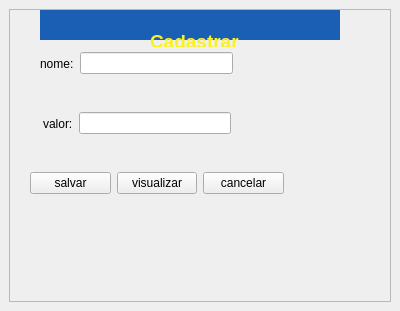
<?xml version="1.0" encoding="UTF-8"?>
<ui version="4.0">
 <class>MainWindow</class>
 <widget class="QMainWindow" name="MainWindow">
  <property name="geometry">
   <rect>
    <x>0</x>
    <y>0</y>
    <width>400</width>
    <height>311</height>
   </rect>
  </property>
  <property name="windowTitle">
   <string>Cadastrar</string>
  </property>
  <widget class="QWidget" name="verticalLayoutWidget">
   <property name="geometry">
    <rect>
     <x>10</x>
     <y>20</y>
     <width>361</width>
     <height>261</height>
    </rect>
   </property>
   <layout class="QVBoxLayout" name="verticalLayout">
    <item>
     <widget class="QScrollArea" name="scrollArea">
      <property name="widgetResizable">
       <bool>true</bool>
      </property>
      <widget class="QWidget" name="scrollAreaWidgetContents">
       <property name="geometry">
        <rect>
         <x>0</x>
         <y>0</y>
         <width>357</width>
         <height>257</height>
        </rect>
       </property>
       <widget class="QWidget" name="horizontalLayoutWidget">
        <property name="geometry">
         <rect>
          <x>30</x>
          <y>40</y>
          <width>193</width>
          <height>27</height>
         </rect>
        </property>
        <layout class="QHBoxLayout" name="horizontalLayout">
         <item>
          <widget class="QLabel" name="lbl_nome">
           <property name="text">
            <string>nome:</string>
           </property>
          </widget>
         </item>
         <item>
          <widget class="QLineEdit" name="lineEdit_nome"/>
         </item>
        </layout>
       </widget>
       <widget class="QWidget" name="horizontalLayoutWidget_2">
        <property name="geometry">
         <rect>
          <x>33</x>
          <y>100</y>
          <width>188</width>
          <height>27</height>
         </rect>
        </property>
        <layout class="QHBoxLayout" name="horizontalLayout_2">
         <item>
          <widget class="QLabel" name="lbl_valor">
           <property name="text">
            <string>valor:</string>
           </property>
          </widget>
         </item>
         <item>
          <widget class="QLineEdit" name="lineEdit_valor"/>
         </item>
        </layout>
       </widget>
       <widget class="QWidget" name="horizontalLayoutWidget_3">
        <property name="geometry">
         <rect>
          <x>20</x>
          <y>160</y>
          <width>254</width>
          <height>27</height>
         </rect>
        </property>
        <layout class="QHBoxLayout" name="horizontalLayout_3">
         <item>
          <widget class="QPushButton" name="pushButton_salvar">
           <property name="text">
            <string>salvar</string>
           </property>
          </widget>
         </item>
         <item>
          <widget class="QPushButton" name="pushButton_visualizar">
           <property name="text">
            <string>visualizar</string>
           </property>
          </widget>
         </item>
         <item>
          <widget class="QPushButton" name="pushButton_cancelar">
           <property name="text">
            <string>cancelar</string>
           </property>
          </widget>
         </item>
        </layout>
       </widget>
       <widget class="QLabel" name="label">
        <property name="geometry">
         <rect>
          <x>30</x>
          <y>0</y>
          <width>300</width>
          <height>30</height>
         </rect>
        </property>
        <property name="styleSheet">
         <string notr="true">background-color: rgb(26, 95, 180);</string>
        </property>
        <property name="text">
         <string>&lt;html&gt;&lt;head/&gt;&lt;body&gt;&lt;p&gt;&lt;br/&gt;&lt;/p&gt;&lt;/body&gt;&lt;/html&gt;</string>
        </property>
       </widget>
      </widget>
     </widget>
    </item>
   </layout>
  </widget>
  <widget class="QLabel" name="label_2">
   <property name="geometry">
    <rect>
     <x>150</x>
     <y>30</y>
     <width>90</width>
     <height>17</height>
    </rect>
   </property>
   <property name="text">
    <string>&lt;html&gt;&lt;head/&gt;&lt;body&gt;&lt;p&gt;&lt;span style=&quot; font-size:14pt; font-weight:600; color:#fbf021;&quot;&gt;Cadastrar&lt;/span&gt;&lt;/p&gt;&lt;/body&gt;&lt;/html&gt;</string>
   </property>
  </widget>
 </widget>
 <resources/>
 <connections/>
</ui>
